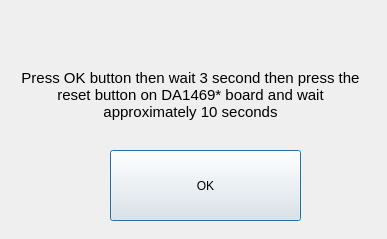
<?xml version="1.0" encoding="UTF-8"?>
<ui version="4.0">
 <class>popUp</class>
 <widget class="QDialog" name="popUp">
  <property name="geometry">
   <rect>
    <x>0</x>
    <y>0</y>
    <width>387</width>
    <height>239</height>
   </rect>
  </property>
  <property name="windowTitle">
   <string>Dialog</string>
  </property>
  <widget class="QLabel" name="label">
   <property name="geometry">
    <rect>
     <x>20</x>
     <y>0</y>
     <width>341</width>
     <height>191</height>
    </rect>
   </property>
   <property name="font">
    <font>
     <pointsize>11</pointsize>
    </font>
   </property>
   <property name="layoutDirection">
    <enum>Qt::LeftToRight</enum>
   </property>
   <property name="frameShape">
    <enum>QFrame::NoFrame</enum>
   </property>
   <property name="text">
    <string>Press OK button then wait 3 second then press the reset button on DA1469* board and wait approximately 10 seconds</string>
   </property>
   <property name="textFormat">
    <enum>Qt::RichText</enum>
   </property>
   <property name="scaledContents">
    <bool>false</bool>
   </property>
   <property name="alignment">
    <set>Qt::AlignCenter</set>
   </property>
   <property name="wordWrap">
    <bool>true</bool>
   </property>
  </widget>
  <widget class="QPushButton" name="OKButton">
   <property name="geometry">
    <rect>
     <x>110</x>
     <y>150</y>
     <width>191</width>
     <height>71</height>
    </rect>
   </property>
   <property name="text">
    <string>OK</string>
   </property>
  </widget>
 </widget>
 <resources/>
 <connections/>
</ui>
